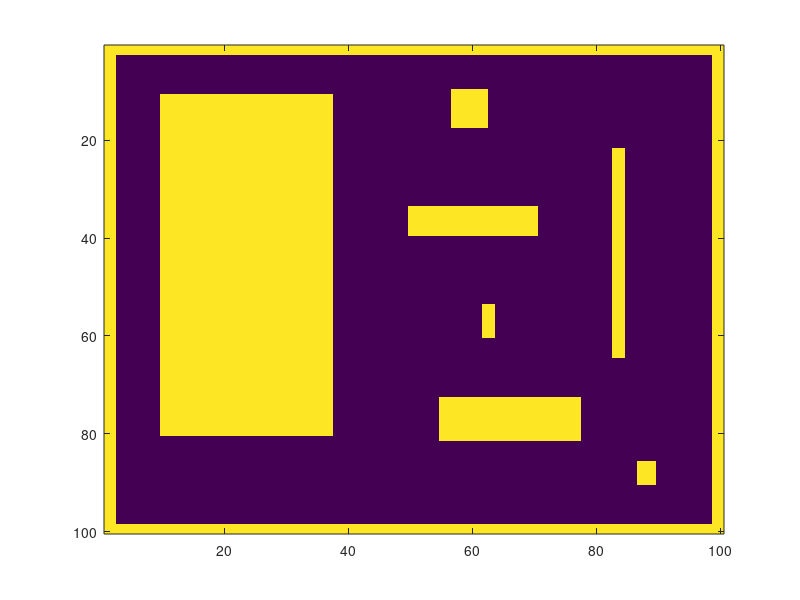

MATLAB code to generate this figure: (Note: this script raises an error after producing the figure.)
load imscene
load T
load nombre_objets
imagesc(imscene);
hold on
couleur = char('red' , 'blue','cyan','magenta', 'yellow', 'black' , 'white', 'green');
for i = 1:nombre_objets
    nurbsf = T(i).nurbs;
    [p1f,~] = nrbplot(nurbsf,300,couleur(i,:));
end